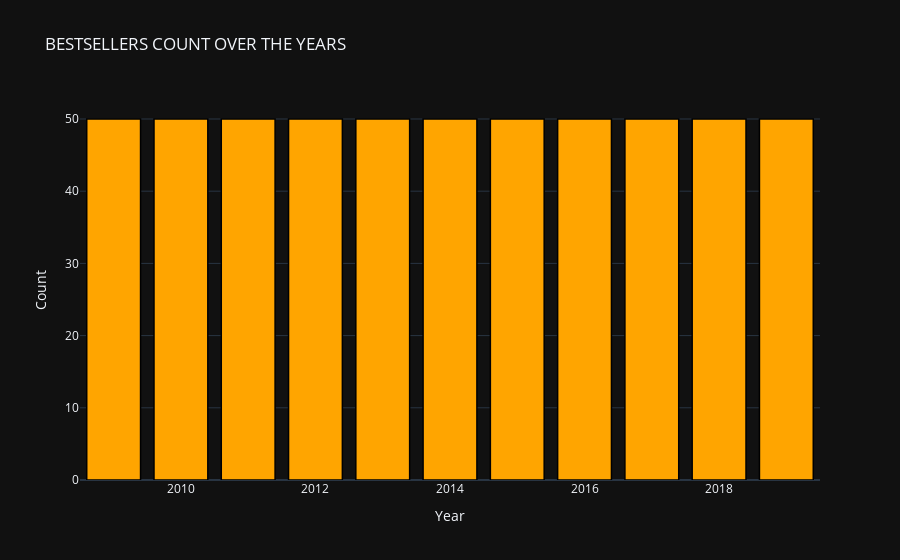
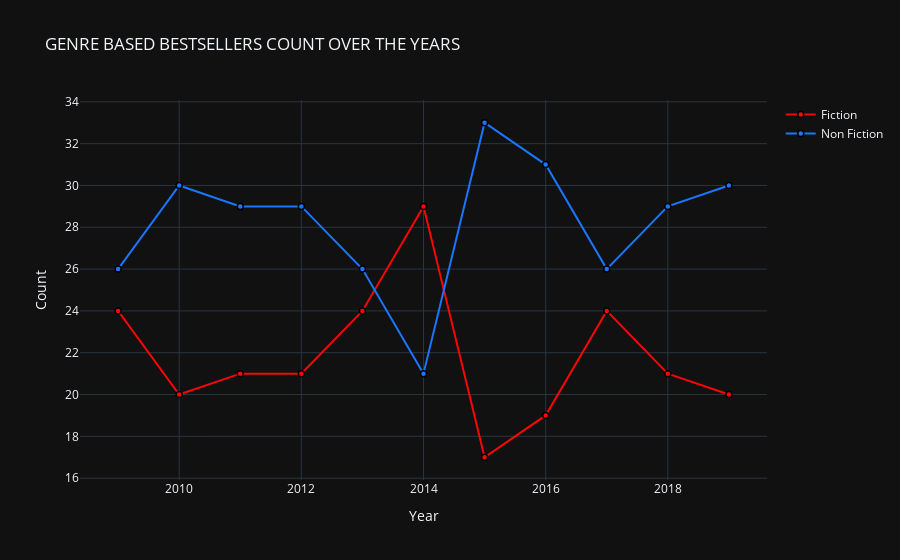

Notebook code for these charts, in order:
### Markdown cell above
The number of bestselling books' count is constant ,i.e. 50 for all the years.Their distribution with Genre can be seen the above plots.

### Code cell
temp_df1 = data['Year'].value_counts().reset_index()


# create trace1
trace1 = go.Bar(
                x = temp_df1['index'],
                y = temp_df1['Year'],
                marker = dict(color = 'rgb(255,165,0)',
                             line=dict(color='rgb(0,0,0)',width=1.5)))
layout = go.Layout(template= "plotly_dark",title = 'BESTSELLERS COUNT OVER THE YEARS' , xaxis = dict(title = 'Year'), yaxis = dict(title = 'Count'))
fig = go.Figure(data = [trace1], layout = layout)
fig.show()
d1 = data[data["Genre"] == "Fiction"]
d2 = data[data["Genre"] == "Non Fiction"]

col ="Year"

vc1 = d1[col].value_counts().reset_index()
vc1 = vc1.rename(columns = {col : "count", "index" : col})
vc1['percent'] = vc1['count'].apply(lambda x : 100*x/sum(vc1['count']))
vc1 = vc1.sort_values(col)

vc2 = d2[col].value_counts().reset_index()
vc2 = vc2.rename(columns = {col : "count", "index" : col})
vc2['percent'] = vc2['count'].apply(lambda x : 100*x/sum(vc2['count']))
vc2 = vc2.sort_values(col)

trace1 = go.Scatter(
                    x=vc1[col], 
                    y=vc1["count"], 
                    name="Fiction", 
                    marker=dict(color = 'rgb(249, 6, 6)',
                             line=dict(color='rgb(0,0,0)',width=1.5)))

trace2 = go.Scatter(
                    x=vc2[col], 
                    y=vc2["count"], 
                    name="Non Fiction", 
                    marker= dict(color = 'rgb(26, 118, 255)',
                              line=dict(color='rgb(0,0,0)',width=1.5)))
layout = go.Layout(hovermode= 'closest', title = 'GENRE BASED BESTSELLERS COUNT OVER THE YEARS' , xaxis = dict(title = 'Year'), yaxis = dict(title = 'Count'),template= "plotly_dark")
fig = go.Figure(data = [trace1, trace2], layout=layout)
fig.show()

### Figure 1 — Plotly figure (JSON) as saved in the notebook; plotly's stock layout.template omitted (floating-point values rounded to 4 significant figures)
{"data": [{"marker": {"color": "rgb(255,165,0)", "line": {"color": "rgb(0,0,0)", "width": 1.5}}, "type": "bar", "x": [2019, 2018, 2017, 2016, 2015, 2014, 2013, 2012, 2011, 2010, 2009], "y": [50, 50, 50, 50, 50, 50, 50, 50, 50, 50, 50]}], "layout": {"title": {"text": "BESTSELLERS COUNT OVER THE YEARS"}, "xaxis": {"title": {"text": "Year"}}, "yaxis": {"title": {"text": "Count"}}}}

### Figure 2 — Plotly figure (JSON) as saved in the notebook; plotly's stock layout.template omitted (floating-point values rounded to 4 significant figures)
{"data": [{"marker": {"color": "rgb(249, 6, 6)", "line": {"color": "rgb(0,0,0)", "width": 1.5}}, "name": "Fiction", "type": "scatter", "x": [2009, 2010, 2011, 2012, 2013, 2014, 2015, 2016, 2017, 2018, 2019], "y": [24, 20, 21, 21, 24, 29, 17, 19, 24, 21, 20]}, {"marker": {"color": "rgb(26, 118, 255)", "line": {"color": "rgb(0,0,0)", "width": 1.5}}, "name": "Non Fiction", "type": "scatter", "x": [2009, 2010, 2011, 2012, 2013, 2014, 2015, 2016, 2017, 2018, 2019], "y": [26, 30, 29, 29, 26, 21, 33, 31, 26, 29, 30]}], "layout": {"hovermode": "closest", "title": {"text": "GENRE BASED BESTSELLERS COUNT OVER THE YEARS"}, "xaxis": {"title": {"text": "Year"}}, "yaxis": {"title": {"text": "Count"}}}}
